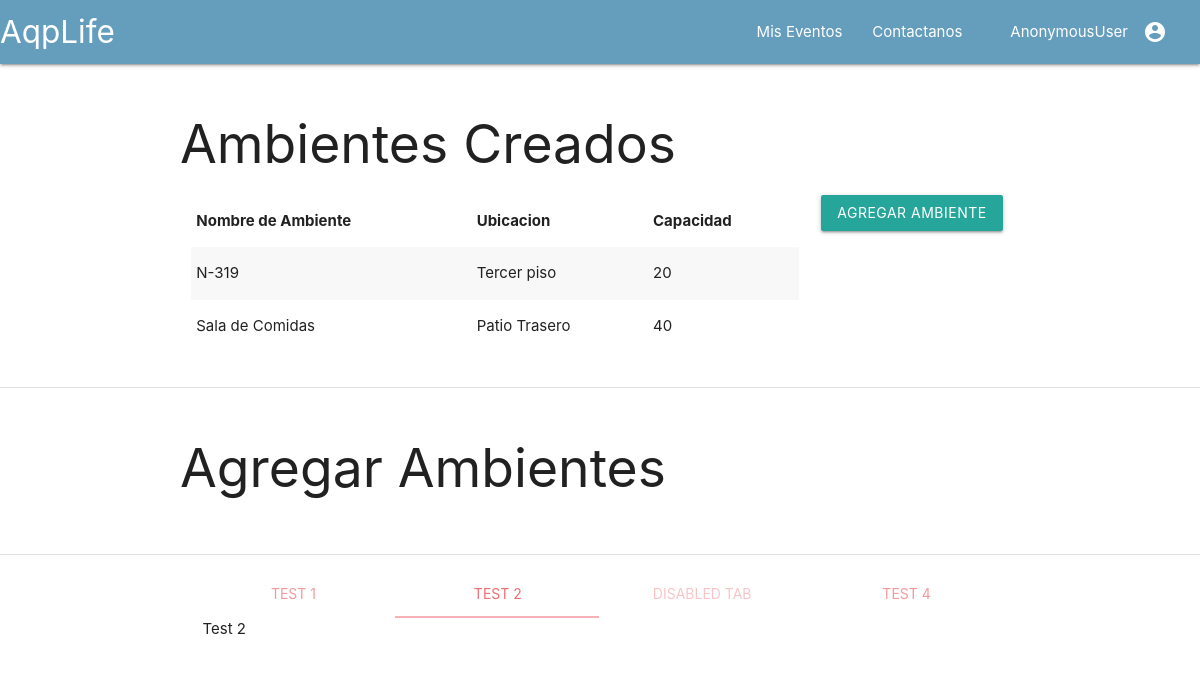
/eventos/1/gestionar_ambiente, run on the app's committed database.
### eventos/models.py (models this page shows, shortened)
class Ambiente(models.Model):
	nombre				=models.CharField(primary_key=True,max_length=30)
	evento				=models.ForeignKey(Evento,on_delete=models.CASCADE)
	ubicacion			=models.CharField(max_length=30)
	capacidad			=models.IntegerField(default=0)

### eventos/views_modulo_configuracion.py (the view, shortened to what this page needs)
# urls.py: path('<int:evento_id>/gestionar_ambiente',views.Gestionar_AmbienteDetailView.as_view(),name='gestionar_ambiente'),
class Gestionar_AmbienteDetailView(DetailView):
	template_name		='eventos/gestionar_ambiente.html'
	context 			={
	}
	def get(self, request, *args, **kwargs):
		evento= Evento.objects.get(pk=self.kwargs.get("evento_id"))
		self.context['evento']				=evento
		form 								=CrearAmbienteForm()
		form.fields['evento'].initial		=evento.id
		self.context['form']				=form
		return render(request, self.template_name,self.context )

### eventos/templates/eventos/gestionar_ambiente.html (shortened to what this page needs)
{%extends 'eventos/index.html'%}
{%block section_1%}
	<div class="section row container">
		<h2>Ambientes Creados</h2>
		<div class="col s9">
			<table class="striped">
				<thead>
					<tr>
						<th>Nombre de Ambiente</th>
						<th>Ubicacion</th>
						<th>Capacidad</th>
					</tr>
				</thead>
				<tbody>
					{%for ambiente in evento.ambiente_set.all%}
					<tr>
						<td>{{ambiente.nombre}}</td>
						<td>{{ambiente.ubicacion}}</td>
						<td>{{ambiente.capacidad}} </td>
					</tr>
					{%endfor%}
				</tbody>
			</table>
		</div>
		<div class="col s3">
			<a class="waves-effect waves-light btn modal-trigger" href="#AgregarAmbiente">Agregar ambiente</a>
			</div>
		</div>
{%endblock%}
{%block section_2%}
	<div class="section row container">
		<h2>Agregar Ambientes</h2>
	</div>
{%endblock%}

### data on the page
Ambiente: nombre "N-319", ubicacion "Tercer piso", capacidad "20"
Ambiente: nombre "Sala de Comidas", ubicacion "Patio Trasero", capacidad "40"

### other printed values
{{ user }} "AnonymousUser"
